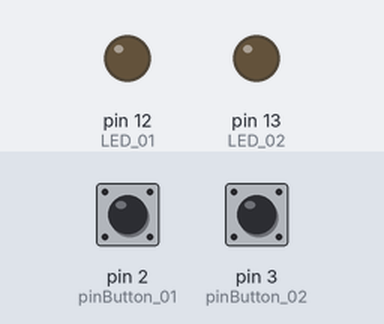
A sketch run on a simulated Arduino Uno, built with avr-gcc and run on an emulated ATmega328P. On the bench: output pins drawn as LEDs (lit = HIGH). Dashed ring = blinking. Inputs (shaded band) come from the test bench; at power-on: pin 2 (pinButton_01) LOW, pin 3 (pinButton_02) LOW.

Above: at 1.2 s.
1.3 s: pin 2 (pinButton_01) pulled HIGH for 1 s
At 2.5 s:
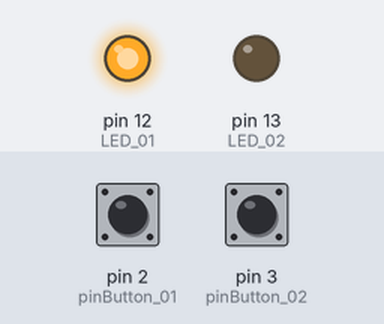
3.8 s: pin 3 (pinButton_02) pulled HIGH for 3.2 s
At 3.95 s:
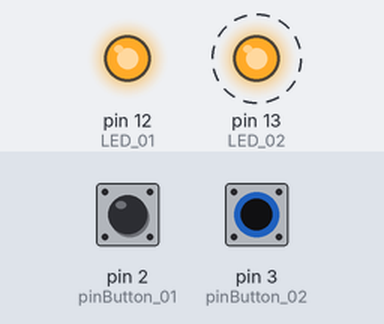
8.5 s: pin 3 (pinButton_02) pulled HIGH for 0.15 s
At 9.7 s:
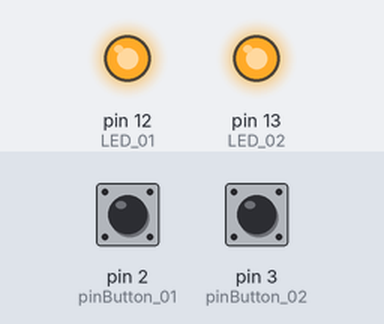
10.1 s: pin 2 (pinButton_01) pulled HIGH for 0.15 s
At 10.9 s:
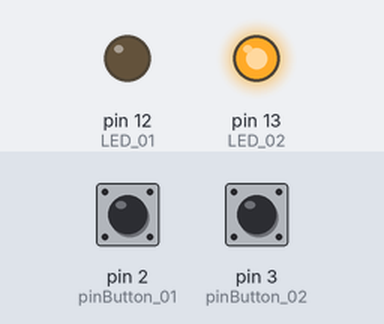
11.7 s: pin 2 (pinButton_01) pulled HIGH for 3.2 s
At 11.85 s:
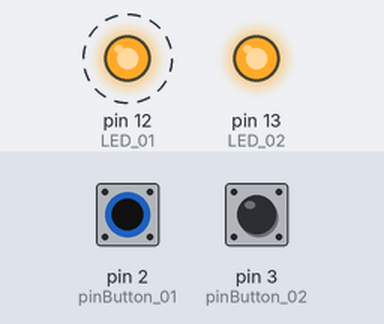
Timing chart, 0 to 16.3 s (numbered marks = the images above; inputs shaded):
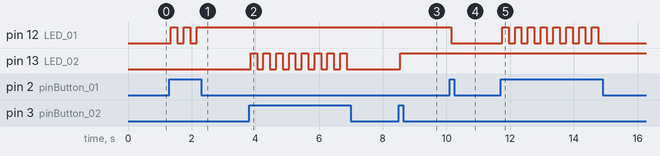

Measured:
- after the input at 1.3 s, pin 12 (LED_01): alternates HIGH for 0.20 s and LOW for 0.20 s, 5 changes in all, then stays HIGH, starting after 0.05 s
- after the input at 3.8 s, pin 13 (LED_02): alternates HIGH for 0.20 s and LOW for 0.20 s, 16 changes in all, then stays LOW, starting after 0.05 s
- after the input at 8.5 s, pin 13 (LED_02): LOW → HIGH after 0.05 s
- after the input at 10.1 s, pin 12 (LED_01): HIGH → LOW after 0.05 s
- after the input at 11.7 s, pin 12 (LED_01): alternates HIGH for 0.20 s and LOW for 0.20 s, 16 changes in all, then stays LOW, starting after 0.05 s

The sketch:

Motortest.ino
```cpp
#define pinButton_01 2
#define pinButton_02 3
#define LED_01 12
#define LED_02 13
int stateLED_01 = LOW;
int stateLED_02 = LOW;
int stateButton_01,stateButton_02;
int previous_01 = LOW;
int previous_02 = LOW;
long time = 0;
long debounce = 200;

void setup() {
  pinMode(pinButton_01, INPUT);
  pinMode(pinButton_02, INPUT);
  pinMode(LED_01, OUTPUT);
  pinMode(LED_02, OUTPUT);
}

void loop() {
  stateButton_01 = digitalRead(pinButton_01);
  if(stateButton_01 == HIGH && previous_01 == LOW && millis() - time > debounce) {
    if(stateLED_01 == HIGH){
      stateLED_01 = LOW;
    } else {
       stateLED_01 = HIGH;
    }
    time = millis();
    delay(50);
  }
  digitalWrite(LED_01, stateLED_01);
  previous_01 == stateButton_01;

  stateButton_02 = digitalRead(pinButton_02);
  if(stateButton_02 == HIGH && previous_02 == LOW && millis() - time > debounce) {
    if(stateLED_02 == HIGH){
      stateLED_02 = LOW;
    } else {
       stateLED_02 = HIGH;
    }
    time = millis();
    delay(50);
  }
  digitalWrite(LED_02, stateLED_02);
  previous_02 == stateButton_02;
}
```
